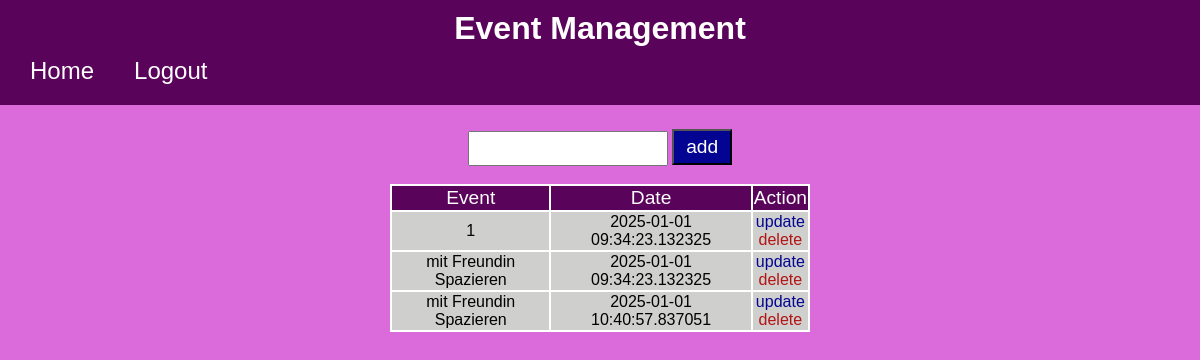
Before: /home (signed in) with the older database file.
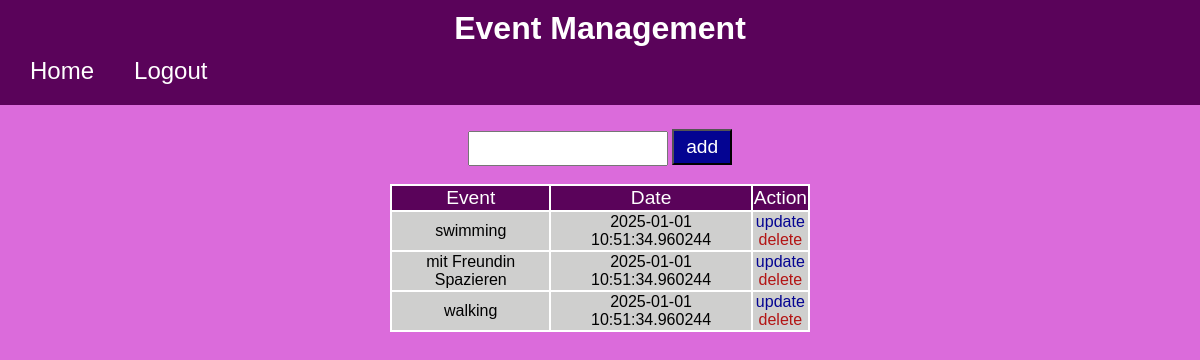
After: the same page with the newer database file.
### website/models.py (models this page shows)
class Event(db.Model):
    id = db.Column(db.Integer, primary_key=True)
    content = db.Column(db.String(60))
    due_date = db.Column(db.DateTime, default=datetime.utcnow())
    user_id = db.Column(db.Integer, db.ForeignKey('user.id'), nullable = False)

### website/views.py (the view, shortened to what this page needs)
@views.route('/home', methods=['POST', 'GET'])
@login_required
def home():
    return render_template('home.html', user=current_user)

### website/__init__.py (called while the page is built)
def create_app():
    app = Flask(__name__, template_folder="template")
    app.config['SQLALCHEMY_DATABASE_URI'] = f'sqlite:///{DATA_BN}'
    app.config['SECRET_KEY'] = 'abcdefghijk'
    db.init_app(app)
    from website.views import views
    from website.auth import auth
    app.register_blueprint(auth, url_prefix='/')
    app.register_blueprint(views, url_prefix='/')
    from website.models import User, Event
    with app.app_context():
        db.create_all()
    login_manager = LoginManager()
    login_manager.login_view = 'auth.login'
    login_manager.init_app(app)
    @login_manager.user_loader
    def load_user(id):
        return User.query.get(int(id))
    return app

### website/template/home.html (shortened to what this page needs)
{% extends 'base.html' %}
{% block content %}
<div class="content" align="center" >
    <br>
    <form  method="POST" align="center">
        <div>
            <input type="text" name="content" id="content" >
            <button type="submit" id="button" >add</button>
        </div>
    </form>
    <br>
    <table id="table">
        <thead align='center' id="thead">
            <td>Event</td>
            <td>Date</td>
            <td>Action</td>
        </thead>
        <tbody align="center" id="tbody">
            {% for event in user.events %}
                <tr id="table-row">
                    <td>{{ event.content }}</td>
                    <td>{{ event.due_date.date() }}  {{ event.due_date.time() }}</td>
                    <td style="text-align:center;">
                        <a id="update" href="/update/{{event.id}}" >update</a>
                        <br>
                        <a id="delete" href="/delete/{{event.id}}" >delete</a>
                    </td>
                </tr>
            {% endfor %}
        </tbody>
    </table>
    <br>
</div>
{% endblock %}

### website/template/base.html (shortened to what this page needs)
<!DOCTYPE html>
<html lang="en">
    <head>
        <link rel="stylesheet" href="../static/base.css">
    </head>
    <body>
        <nav class="navbar"  align="center">
          {% block nav %}
            <a href="#" class="navbar-logo">Event Management</a>
            <div class="navbar-container" >
                    <ul class="navbar-links" >
                      {% if user.is_authenticated %}
                      <li ><a class="nav-item nav-link" id="base" href="{{ url_for('views.home') }}" align="center">Home</a></li>
                      <li><a class="nav-item nav-link" id="base" href="{{ url_for('auth.logout') }}">Logout</a></li>
                      {% else %}
                        <li ><a class="nav-item nav-link" id="base"
                          href="{{ url_for('views.landing') }}" align="center">Home</a></li>
                        <li><a class="nav-item nav-link" id="base" href="{{ url_for('views.about') }}">About</a></li>
                        <li><a class="nav-item nav-link" id="base" href="#">Contact Us</a></li>
                      {% endif%}
                    </ul>
            </div>
          {% endblock%}
        </nav>
            <div class="container" align="center">{% block content %} {% endblock %}</div>
    </body>
</html>

### website/static/base.css (style rules this page uses)
.navbar { background-color: rgb(90, 3, 90); padding:10px 20px; }
.navbar-logo { font-weight: bold; text-decoration: none; font-size:xx-large; color: white; }
.navbar-container { display:flex; justify-content: space-between; }
div ul { list-style:none; display: flex; flex-direction:row; gap:20px; padding:0px; margin:0px; }
#base { display: block; background-color:rgb(90, 3, 90); text-decoration:none; padding:10px; color:white; font-size:x-large; }
body { background-color: rgb(219, 107, 219); background-size: cover; box-sizing: border-box; background-position: center; font-family: sans-serif; padding: 0%; margin: 0%; }
#table { padding:0px; background-color:white; width:70%; }
#thead { background-color: rgb(90, 3, 90); width:100%; font-size:larger; color: white; }
#tbody { background-color: #cfcfce; }
#update { text-decoration:none; color:rgb(4, 4, 146); text-align:center; }
#delete { text-decoration:none; color:rgb(179, 20, 20); text-align:center; }
#button { background-color: rgb(4, 4, 146); color:white; width: 10%; padding:5px; font-size:larger; }
.content { width:50%; padding: 6px; }
button { background-color: rgb(90, 3, 90); color:white; width:7%; padding:4px; font-size:larger; }
div input { width: 30%; padding:8px; }

Changed rows visible on the page:
removed Event: content "1", due_date "2025-01-01", due_date.time "09:34:23.132325"
removed Event: content "mit Freundin Spazieren", due_date "2025-01-01", due_date.time "09:34:23.132325"
removed Event: content "mit Freundin Spazieren", due_date "2025-01-01", due_date.time "10:40:57.837051"
added Event: content "swimming", due_date "2025-01-01", due_date.time "10:51:34.960244"
added Event: content "mit Freundin Spazieren", due_date "2025-01-01", due_date.time "10:51:34.960244"
added Event: content "walking", due_date "2025-01-01", due_date.time "10:51:34.960244"
